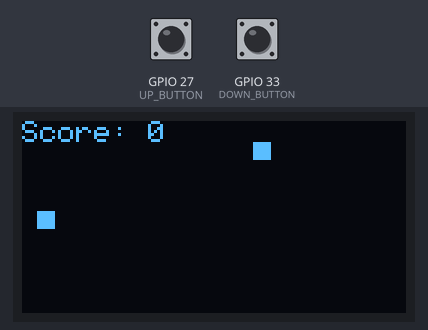
Bench run of a sketch on a simulated ESP32. Shown: 128×64 one-colour display. The inputs (shaded band) are chosen by the test bench; at power-on: GPIO 33 (DOWN_BUTTON) HIGH, GPIO 27 (UP_BUTTON) HIGH. Random numbers use the default seed unless the sketch sets one.

Above: at 2.2 s.
2.3 s: GPIO 33 (DOWN_BUTTON) pulled LOW for 1 s
At 2.41 s:
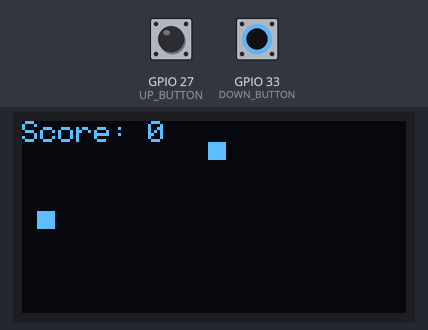
3.9 s: GPIO 27 (UP_BUTTON) pulled LOW for 1 s
At 4.35 s:
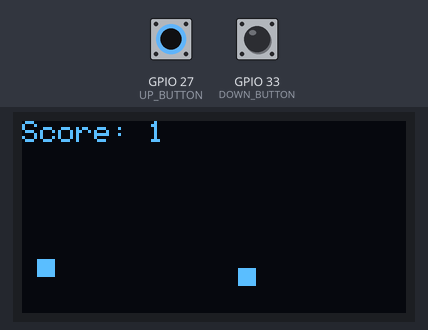
5.5 s: GPIO 27 (UP_BUTTON) pulled LOW for 0.15 s
At 5.88 s:
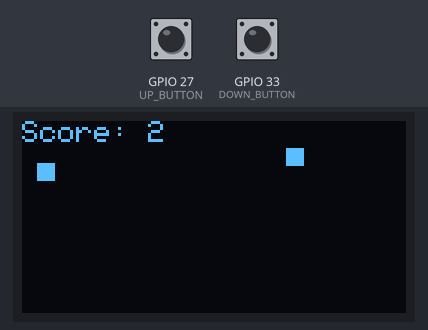
6.2 s: GPIO 33 (DOWN_BUTTON) pulled LOW for 0.15 s
At 6.49 s:
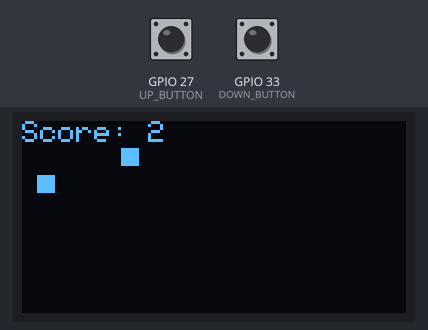
6.9 s: GPIO 33 (DOWN_BUTTON) pulsed LOW 2 times (0.12 s each, 0.3 s apart)
At 8.5 s:
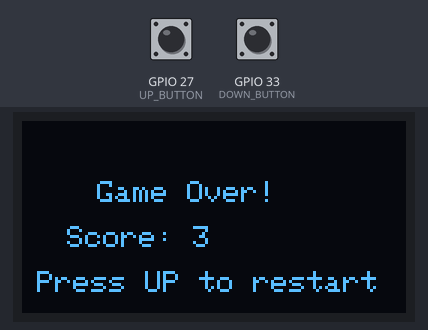
Timing chart, 0 to 10.0 s (numbered marks = the images above; inputs shaded):
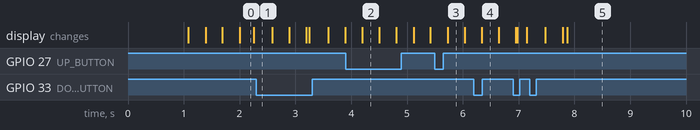

The sketch:

sketch_oct20b.ino
```cpp
#include <Wire.h>
#include <Adafruit_GFX.h>
#include <Adafruit_SSD1306.h>

#define SCREEN_WIDTH 128
#define SCREEN_HEIGHT 64
Adafruit_SSD1306 display(SCREEN_WIDTH, SCREEN_HEIGHT, &Wire, -1);

#define UP_BUTTON 27
#define DOWN_BUTTON 33

int playerY = 30;
int obstacleX = 128;
int obstacleY = random(0, 60);
int obstacleSpeed = 3;
bool gameOver = false;
int score = 0;

void resetGame() {
  playerY = 30;
  obstacleX = 128;
  obstacleY = random(0, 60);
  score = 0;
  gameOver = false;
}

void setup() {
  pinMode(UP_BUTTON, INPUT_PULLUP);
  pinMode(DOWN_BUTTON, INPUT_PULLUP);

  display.begin(SSD1306_SWITCHCAPVCC, 0x3C);
  display.clearDisplay();
  display.setTextSize(1);
  display.setTextColor(SSD1306_WHITE);
  display.setCursor(15, 28);
  display.println("Dodger Starting...");
  display.display();
  delay(1000);
}

void loop() {
  if (!gameOver) {
    // Move player
    if (digitalRead(UP_BUTTON) == LOW && playerY > 0)
      playerY -= 2;
    if (digitalRead(DOWN_BUTTON) == LOW && playerY < SCREEN_HEIGHT - 8)
      playerY += 2;

    // Move obstacle
    obstacleX -= obstacleSpeed;
    if (obstacleX < 0) {
      obstacleX = 128;
      obstacleY = random(0, SCREEN_HEIGHT - 8);
      score++;
      if (obstacleSpeed < 6) obstacleSpeed++; // Gradually harder
    }

    // Collision detection
    if (obstacleX < 12 && obstacleX + 6 > 5 &&
        playerY < obstacleY + 8 && playerY + 8 > obstacleY) {
      gameOver = true;
    }

    // Draw everything
    display.clearDisplay();
    display.fillRect(5, playerY, 6, 6, SSD1306_WHITE); // Player
    display.fillRect(obstacleX, obstacleY, 6, 6, SSD1306_WHITE); // Obstacle
    display.setCursor(0, 0);
    display.print("Score: ");
    display.print(score);
    display.display();
    delay(30);
  } else {
    // Game Over screen
    display.clearDisplay();
    display.setCursor(25, 20);
    display.setTextSize(1);
    display.println("Game Over!");
    display.setCursor(15, 35);
    display.print("Score: ");
    display.println(score);
    display.setCursor(5, 50);
    display.println("Press UP to restart");
    display.display();

    if (digitalRead(UP_BUTTON) == LOW) {
      delay(300);
      resetGame();
    }
  }
}
```
